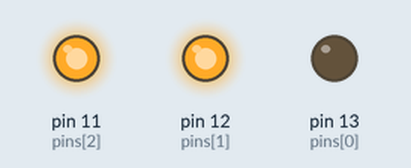
A program run on a simulated MicroPython board. Shown: output pins drawn as LEDs (lit = HIGH).

Above: at 1.0 s.
At 3.0 s:
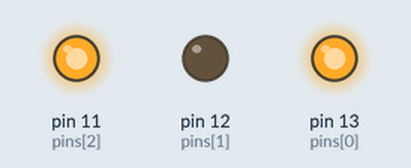
At 5.0 s:
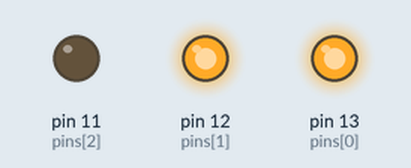
Timing chart, 0 to 7.8 s (numbered marks = the images above):
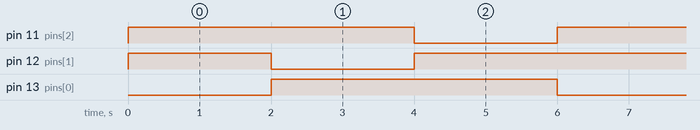

The program:

main.py
```python
from machine import Pin, PWM
import time

pins = [13, 12, 11]
freq_num = 10000

pwm0 = PWM(Pin(pins[0]))
pwm1 = PWM(Pin(pins[1]))
pwm2 = PWM(Pin(pins[2]))
pwm0.freq(freq_num)
pwm1.freq(freq_num)
pwm2.freq(freq_num)

def setColor(r, g, b):
    pwm0.duty_u16(r)
    pwm1.duty_u16(g)
    pwm2.duty_u16(b)

try:
    while True:
        setColor(0, 65535, 65535)
        time.sleep(2)

        setColor(65535, 0, 65535)
        time.sleep(2)

        setColor(65535, 65535, 0)
        time.sleep(2)

except:
    pwm0.deinit()
    pwm1.deinit()
    pwm2.deinit()
```

Measured:
- by itself, pin 11 (pins[2]), pin 13 (pins[0]): alternates HIGH for 4.0 s and LOW for 2.0 s
- by itself, pin 12 (pins[1]): repeats every 6.0 s: LOW 2.0 s, HIGH 4.0 s
- by itself, everything shown: repeats every 6.0 s, in 3 steps
